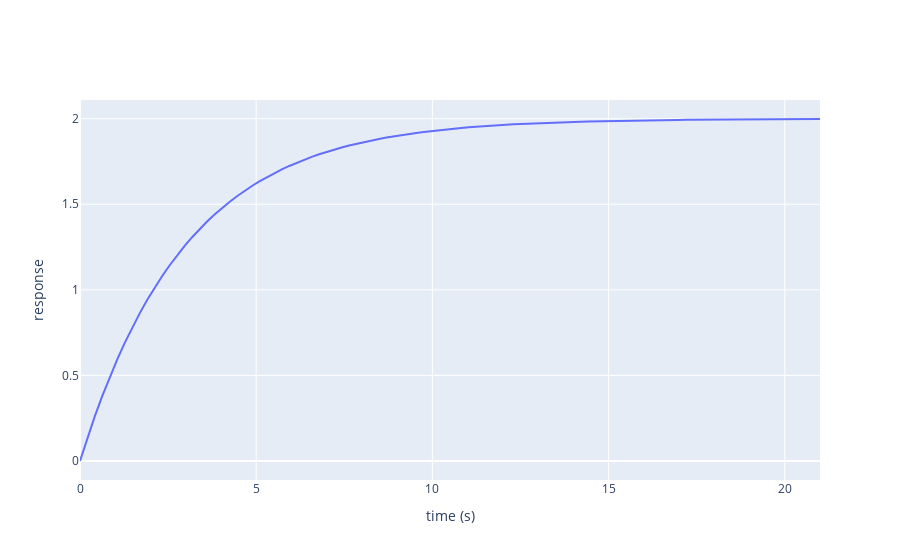

Source (notebook cell):
### Markdown cell above
##### Réponse à un échelon

On appelle réponse indicielle, la réponse temporelle à un échelon en entrée pour un système linéaire initialement au repos, elle permet de déterminer expérimentalement la rapidité du système.

**Question :**

* Tracez la réponse indicielle des différentes fonction de transfert. 
* Retrouvez par le calcul l'expression théorique de la réponse indicielle.

### Code cell
step([F1])
